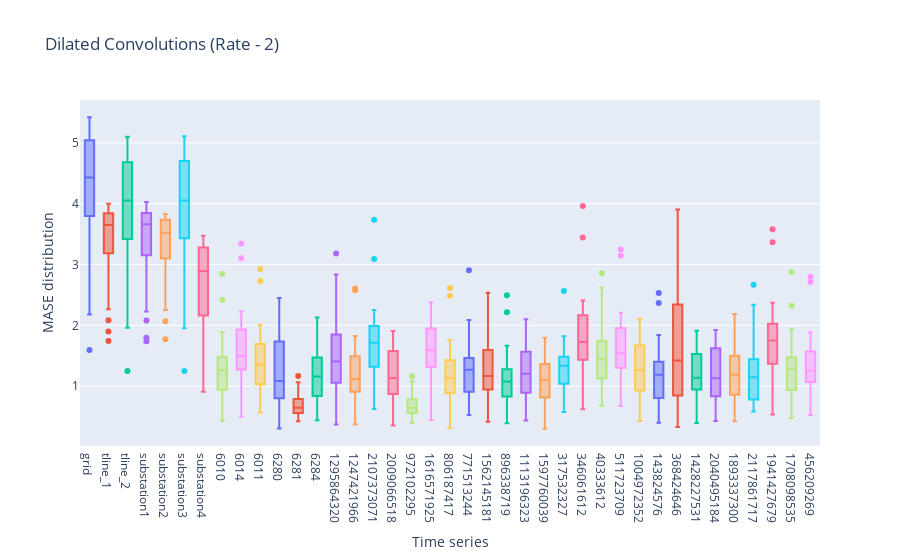

Source (notebook cell):
### Code cell
fig = go.Figure()
for col in tcn_dist_ts.keys():
    box_data = tcn_dist_ts[col]
    fig.add_trace(go.Box(y=box_data, name = col))
fig.update_xaxes(title = 'Time series')
fig.update_yaxes(title = 'MASE distribution')
fig.update_layout(title = "Dilated Convolutions (Rate - 2)", showlegend= False)
